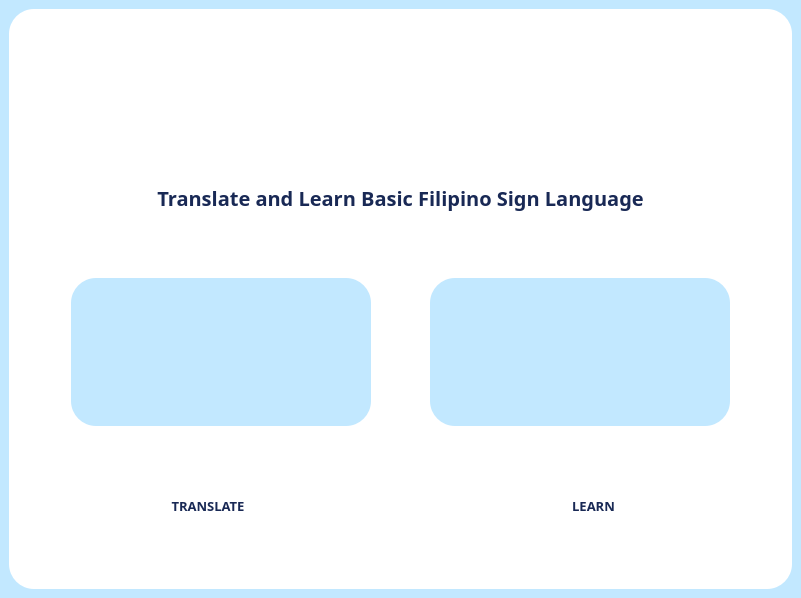
<?xml version="1.0" encoding="UTF-8"?>
<ui version="4.0">
 <class>MainWindow</class>
 <widget class="QMainWindow" name="MainWindow">
  <property name="geometry">
   <rect>
    <x>0</x>
    <y>0</y>
    <width>801</width>
    <height>598</height>
   </rect>
  </property>
  <property name="windowTitle">
   <string>MainWindow</string>
  </property>
  <property name="styleSheet">
   <string notr="true"/>
  </property>
  <property name="toolButtonStyle">
   <enum>Qt::ToolButtonTextOnly</enum>
  </property>
  <widget class="QWidget" name="centralwidget">
   <property name="styleSheet">
    <string notr="true">#centralwidget{
background-color : #C2E8FF;
}</string>
   </property>
   <layout class="QVBoxLayout" name="verticalLayout_3">
    <item>
     <widget class="QFrame" name="frame">
      <property name="styleSheet">
       <string notr="true">#frame{background-color:#ffffff;border-radius:25px}</string>
      </property>
      <property name="frameShape">
       <enum>QFrame::StyledPanel</enum>
      </property>
      <property name="frameShadow">
       <enum>QFrame::Raised</enum>
      </property>
      <layout class="QVBoxLayout" name="verticalLayout_4">
       <item>
        <layout class="QHBoxLayout" name="horizontalLayout">
         <item>
          <widget class="QLabel" name="label_logo">
           <property name="enabled">
            <bool>true</bool>
           </property>
           <property name="maximumSize">
            <size>
             <width>200</width>
             <height>100</height>
            </size>
           </property>
           <property name="text">
            <string/>
           </property>
           <property name="pixmap">
            <pixmap>icons/logo.png</pixmap>
           </property>
           <property name="scaledContents">
            <bool>true</bool>
           </property>
           <property name="alignment">
            <set>Qt::AlignLeading|Qt::AlignLeft|Qt::AlignTop</set>
           </property>
           <property name="margin">
            <number>20</number>
           </property>
          </widget>
         </item>
         <item>
          <spacer name="horizontalSpacer">
           <property name="orientation">
            <enum>Qt::Horizontal</enum>
           </property>
           <property name="sizeHint" stdset="0">
            <size>
             <width>40</width>
             <height>20</height>
            </size>
           </property>
          </spacer>
         </item>
        </layout>
       </item>
       <item>
        <widget class="QLabel" name="label">
         <property name="enabled">
          <bool>true</bool>
         </property>
         <property name="font">
          <font>
           <family>Coolvetica Rg</family>
           <pointsize>15</pointsize>
           <weight>75</weight>
           <bold>true</bold>
          </font>
         </property>
         <property name="styleSheet">
          <string notr="true">#label {color : #192955;}</string>
         </property>
         <property name="text">
          <string>Translate and Learn Basic Filipino Sign Language</string>
         </property>
         <property name="alignment">
          <set>Qt::AlignCenter</set>
         </property>
         <property name="margin">
          <number>30</number>
         </property>
        </widget>
       </item>
       <item>
        <layout class="QHBoxLayout" name="horizontalLayout_3">
         <item>
          <widget class="QPushButton" name="pushButton_translation">
           <property name="minimumSize">
            <size>
             <width>0</width>
             <height>0</height>
            </size>
           </property>
           <property name="maximumSize">
            <size>
             <width>300</width>
             <height>300</height>
            </size>
           </property>
           <property name="styleSheet">
            <string notr="true">#pushButton_translation {
background-color : #C2E8FF;
border: none;
border-radius : 25px;
}</string>
           </property>
           <property name="text">
            <string/>
           </property>
           <property name="icon">
            <iconset>
             <normaloff>icons/Frame 17.png</normaloff>icons/Frame 17.png</iconset>
           </property>
           <property name="iconSize">
            <size>
             <width>200</width>
             <height>200</height>
            </size>
           </property>
          </widget>
         </item>
         <item>
          <widget class="QPushButton" name="pushButton_learn">
           <property name="maximumSize">
            <size>
             <width>300</width>
             <height>300</height>
            </size>
           </property>
           <property name="styleSheet">
            <string notr="true">#pushButton_learn{
background-color: #C2E8FF;
border: none;
border-radius : 25px;
}</string>
           </property>
           <property name="text">
            <string/>
           </property>
           <property name="icon">
            <iconset>
             <normaloff>icons/Frame 13.png</normaloff>icons/Frame 13.png</iconset>
           </property>
           <property name="iconSize">
            <size>
             <width>180</width>
             <height>180</height>
            </size>
           </property>
          </widget>
         </item>
        </layout>
       </item>
       <item>
        <layout class="QHBoxLayout" name="horizontalLayout_8">
         <item>
          <widget class="QLabel" name="label_translation">
           <property name="font">
            <font>
             <family>Coolvetica Rg</family>
             <pointsize>10</pointsize>
             <weight>75</weight>
             <bold>true</bold>
            </font>
           </property>
           <property name="styleSheet">
            <string notr="true">#label_translation{color : #192955;}</string>
           </property>
           <property name="text">
            <string>TRANSLATE</string>
           </property>
           <property name="alignment">
            <set>Qt::AlignCenter</set>
           </property>
          </widget>
         </item>
         <item>
          <widget class="QLabel" name="label_learn">
           <property name="font">
            <font>
             <family>Coolvetica Rg</family>
             <pointsize>10</pointsize>
             <weight>75</weight>
             <italic>false</italic>
             <bold>true</bold>
            </font>
           </property>
           <property name="styleSheet">
            <string notr="true">#label_learn{color : #192955;}</string>
           </property>
           <property name="text">
            <string>LEARN</string>
           </property>
           <property name="alignment">
            <set>Qt::AlignCenter</set>
           </property>
          </widget>
         </item>
        </layout>
       </item>
      </layout>
     </widget>
    </item>
   </layout>
  </widget>
 </widget>
 <tabstops>
  <tabstop>pushButton_learn</tabstop>
  <tabstop>pushButton_translation</tabstop>
 </tabstops>
 <resources/>
 <connections/>
</ui>
